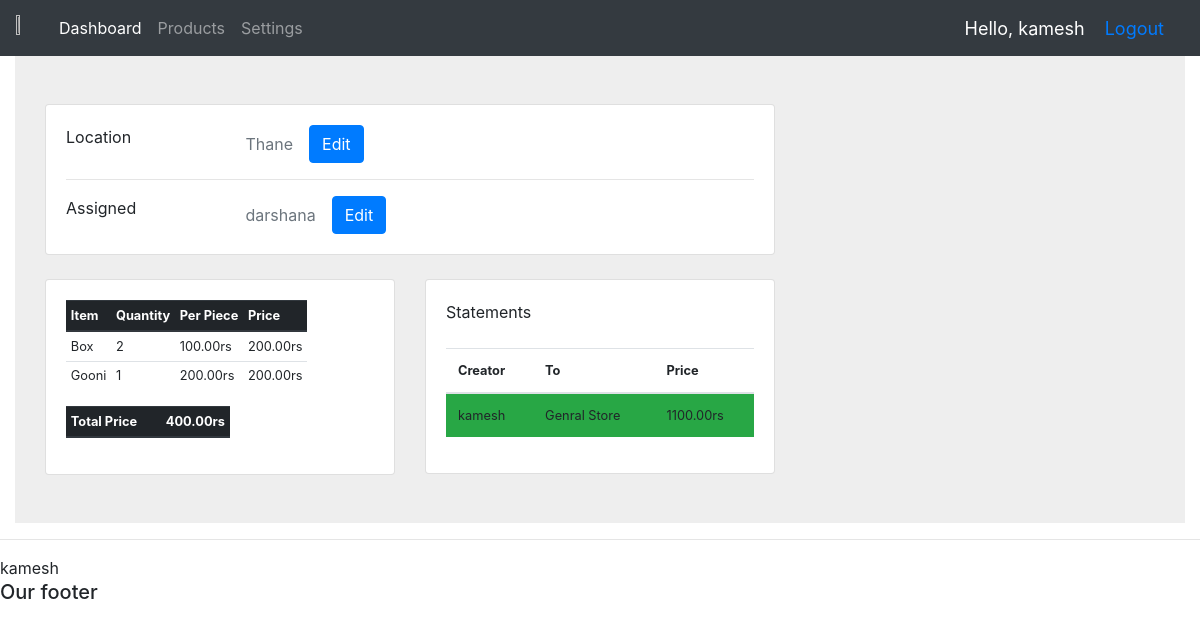
/location/1/ (signed in), run on the app's committed database.
### accounts/models.py (models this page shows, shortened)
class Location(models.Model):
    name = models.CharField(max_length=50)
    person = models.OneToOneField(
        Person, on_delete=models.SET_NULL, null=True, blank=True
    )
    def get_inevn_data(self):
        ivent = Inventory.objects.filter(location=self)
        lst = []
        total = 0
        for each in ivent:
            data = {
                "name": each.item.name,
                "quan": each.quantity,
                "per": each.item.price,
                "totP": each.price,
            }
            lst.append(data)
            total += data["totP"]
        return {'total_price': total, 'data':lst}
    def get_statement(self):
        raw_statements = StoreStatement.objects.filter(warehouse=self).order_by('-created_at')
        statements = []
        color_map = {
            "Approved": "bg-success",
            "Rejected": "bg-danger",
            "Pending": "bg-info",
        }
        for each in raw_statements:
            data = each.get_ST_Info()
            data["status"] = color_map[data["status"]]
            statements.append(data)
        return statements

class Person(models.Model):
    user = models.OneToOneField(User, on_delete=models.CASCADE, null=True, blank=True)
    full_name = models.CharField(max_length=50, null=True, blank=True)
    number = models.CharField(max_length=15, null=True, blank=True)
    is_owner = models.BooleanField(default=False)
    def __str__(self):
        return str(self.user)

class Item(models.Model):
    name = models.CharField(max_length=50)
    price = models.DecimalField(max_digits=10, decimal_places=2)

class Store(models.Model):
    name = models.CharField(max_length=50)
    owner = models.CharField(max_length=25, null=True, blank=True)
    phone = models.CharField(max_length=10, null=True, blank=True)
    address = models.CharField(max_length=255, null=True, blank=True)
    location = models.ForeignKey(Location, on_delete=models.CASCADE)
    def __str__(self):
        return self.name

### accounts/decorators.py (the view)
    def wrapper(request, location_id, *args, **kwargs):
        try:
            lc = Location.objects.get(id=location_id)
        except Location.DoesNotExist:
            return render(request, 'accounts/my404.html', status=HTTPStatus.NOT_FOUND)
        if lc.person == request.user.person or request.user.person.is_owner:
            return view_func(request, location_id, *args, **kwargs)
        else:
            raise PermissionDenied("You do not have permission to view this statement")

### accounts/models.py (called while the page is built)
    @property
    def price(self):
        return self.quantity * self.item.price

    def get_ST_Info(self):
        dataSt = {
            "from": self.warehouse,
            "to": self.customer,
            "creator": self.creator,
            "status": self.status,
            "itemList": self.itemquantity_set.all(),
            "created_at": self.created_at,
            "id": self.id,
        }
        dataSt["price"] = self.price
        return dataSt

    @property
    def price(self):
        return sum(item_quantity.price for item_quantity in self.itemquantity_set.all())

    @property
    def price(self):
        return self.item.price * self.quantity

### accounts/views.py (called while the page is built)
def addEach(lstOpt, persons):
    for each in persons:
        lstOpt.append((each.id, each))
    return lstOpt

@login_required(login_url="login")
@user_assigned_location
def locationInfo(request, location_id):
    location = Location.objects.get(id=location_id)
    inventory_data = location.get_inevn_data()
    statments = location.get_statement()
    unassigned_persons = Person.objects.filter(location__isnull = True)
    options = []
    if location.person:
        options.append((location.person.id, location.person))
        options = addEach(options, unassigned_persons)
        options.append((-1, 'None'))
    else:
        options.append((-1, 'None'))
        options = addEach(options, unassigned_persons)
    context = {'location': location,
               'inventory': inventory_data,
               'statements': statments,
               'unassigned': options,
               'size': len(options)}
    return render(request, 'accounts/locationInfo.html', context)

### accounts/templates/accounts/locationInfo.html (shortened to what this page needs)
{% extends 'accounts/main.html' %}
{% block content %}
<section style="background-color: #eee;">
    <div class="container py-5">
      <div class="row">
        <div class="col-lg-8">
          <div class="card mb-4">
            <div class="card-body">
              <div class="row">
                <div class="col-sm-3">
                  <p class="mb-0">Location</p>
                </div>
                <div class="col-sm-9 d-flex align-items-center">
                  <p class="text-muted mb-0">{{ location.name }}</p>
                  {% if request.user.person.is_owner %}
                  {% include 'accounts/editLocName.html' %}
                  {% endif %}
                </div>
              </div>
              <hr>
              <div class="row">
                <div class="col-sm-3">
                  <p class="mb-0">Assigned</p>
                </div>
                <div class="col-sm-9 d-flex align-items-center">
                  <p class="text-muted mb-0">{{ location.person }}</p>
                  {% if request.user.person.is_owner %}
                  {% include 'accounts/editAssignedLoc.html' %}
                  {% endif %}
                </div>
              </div>
            </div>
          </div>
          <div class="row">
            <div class="col-md-6">
              <div class="card mb-4 mb-md-0">
                <div class="card-body">
                  {% if inventory %}
                  <table class="table table-sm table-responsive" style="font-size: 0.8rem;">
                    <thead class="thead-dark">
                      <tr>
                        <th scope="col">Item</th>
                        <th scope="col">Quantity</th>
                        <th scope="col">Per Piece</th>
                        <th scope="col">Price</th>
                      </tr>
                    </thead>
                    <tbody>
                        {% for each in inventory.data %}
                      <tr >
                        <td>{{each.name}}</td>
                        <td>{{each.quan}}</td>
                        <td>{{each.per}}rs</td>
                        <td>{{each.totP}}rs</td>
                      </tr>
                      {% endfor %}
                    </tbody>
                </table>
                <table class="table table-sm table-responsive" style="font-size: 0.8rem;">
                    <thead class="thead-dark">
                      <tr>
                        <th scope="col">Total Price</th>
                        <th scope="col"></th>
                        <th scope="col"></th>
                        <th scope="col">{{inventory.total_price}}rs</th>
                      </tr>
                    </thead>
                </table>
                {% endif %}
                </div>
              </div>
            </div>
            <div class="col-md-6">
              <div class="card mb-4 mb-md-0">
                <div class="card-body">
                  <p class="mb-4"> Statements
                  </p>
                  <table class="table" style="font-size: 0.8rem;">
                    <thead class="thead">
                      <tr>
                        <th scope="col">Creator</th>
                        <th scope="col">To</th>
                        <th scope="col">Price</th>
                      </tr>
                    </thead>
                    <tbody>
                        {% for each in statements %}
                        <tr class="{{each.status}}" onclick="window.location='/statement/{{each.id}}';" style="cursor:pointer;">
                          <td>{{each.creator}}</td>
                          <td>{{each.to}}</td>
                          <td>{{each.price}}rs</td>
                        </tr>
                      {% endfor %}
                    </tbody>
                </table>
                </div>
              </div>
            </div>
          </div>
        </div>
      </div>
    </div>
  </section>
  {% endblock %}

### accounts/templates/accounts/main.html (shortened to what this page needs)
<!doctype html>
<html lang="en">
  <head>
    <link rel="stylesheet" href="https://cdn.jsdelivr.net/npm/bootstrap@4.0.0/dist/css/bootstrap.min.css">
  </head>
  <body>
    {% include 'accounts/navbar.html' %}
    <div class="container-fluid">{% block content %} {% endblock %}</div>
    <hr />
    {{request.user}}
    <h5>Our footer</h5>
  </body>
</html>

### accounts/templates/accounts/navbar.html (shortened to what this page needs)
{% load static %}
<nav class="navbar navbar-expand-lg navbar-dark bg-dark">
  <img src="{% static 'images/logo.jpg' %}" width = "3%" height = "3%" />
  <div class="collapse navbar-collapse" id="navbarNav">
    <ul class="navbar-nav">
      <li class="nav-item active">
        <a class="nav-link" href="{% url 'home' %}">Dashboard</a>
      </li>
      <li class="nav-item">
        <a class="nav-link" href="">Products</a>
      </li>
      <li class="nav-item">
        <a class="nav-link" href="">Settings</a>
      </li>
    </ul>
  </div>
  <span class="hello-msg">Hello, {{request.user}}</span>
  <span class="hello-msg"><a href="{% url 'logout' %}">Logout</a></span>
</nav>

### accounts/templates/accounts/navbar.html (style rules this page uses)
.hello-msg { font-size: 18px; color: #fff; margin-right: 20px; }

### data on the page
Location: name "Thane", person "darshana", creator "kamesh", to "Genral Store", price "1100.00"
Item: name "Box", per "100.00"
Item: name "Gooni", per "200.00"

### other printed values
{{ request.user }} "kamesh"
{{ each.quan }} "2" "1"
{{ each.totP }} "200.00" "200.00"
{{ inventory.total_price }} "400.00"
